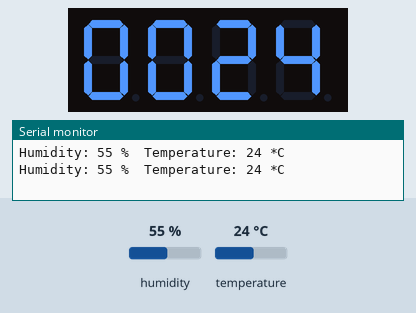
This sketch was run on a simulated Arduino Uno, built with avr-gcc and run on an emulated ATmega328P. Shown: 4-digit seven-segment display, the last lines printed to the serial monitor. Inputs (shaded band) come from the test bench; at power-on: humidity 55 %, temperature 24 °C.

Above: at 6.8 s.
6.9 s: humidity set to 22 %
At 16.1 s:
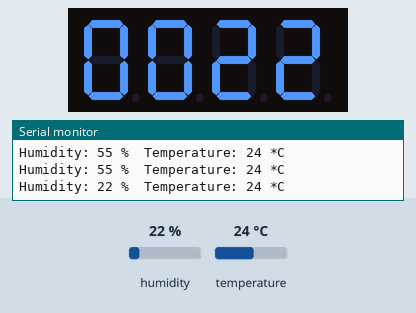
18.9 s: temperature set to 12 °C
At 24.6 s:
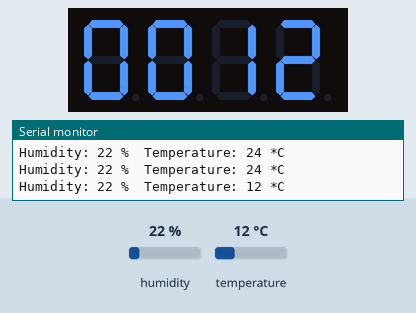
28.8 s: humidity set to 40 %
At 34.7 s:
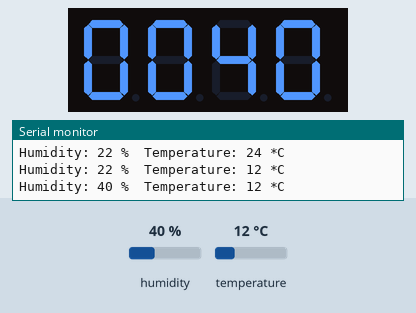
37.9 s: temperature set to 19 °C
At 43.2 s:
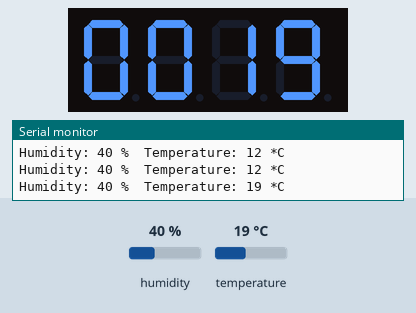
Timing chart, 0 to 44.7 s (numbered marks = the images above; inputs shaded):
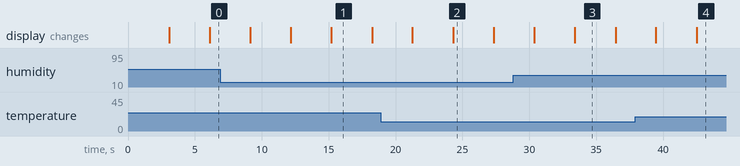

The sketch:

RichShield_DHT11Display.ino
```cpp
#include <TM1637Display.h>
#include "DHT.h"

//this is the pin on the Rich shield
#define DHTPIN 12
#define DHTTYPE DHT11   // DHT 11

DHT dht(DHTPIN, DHTTYPE);

// Module connection pins (Digital Pins)
#define CLK 10
#define DIO 11

TM1637Display tm1637(CLK,DIO);

uint8_t data[] = {0, 0, 0, 0};

void setup()
{
  Serial.begin(9600);
  dht.begin();
}

void loop()
{
  // Check if any reads failed and exit early (to try again).
  int humidity = dht.readHumidity();
  int temp = dht.readTemperature();
  if (isnan(humidity) || isnan(temp))
  {
    Serial.println("Failed to read from DHT sensor!");
    return;
  }

  displayTemp(temp);
  debugDHT11(temp, humidity);
  delay(3000);
  displayHum(humidity);
  delay(3000);
}

void displayTemp(int tempValue)
{
  tm1637.setBrightness(0x0f);
  data[3] = tm1637.encodeDigit(tempValue/1 % 10);
  data[2] = tm1637.encodeDigit(tempValue/10 % 10);
  data[1] = tm1637.encodeDigit(tempValue/100 % 10);
  data[0] = tm1637.encodeDigit(tempValue/1000 % 10);
  tm1637.setSegments(data);
}

void displayHum(int humValue)
{
  tm1637.setBrightness(0x0f);
  data[3] = tm1637.encodeDigit(humValue/1 % 10);
  data[2] = tm1637.encodeDigit(humValue/10 % 10);
  data[1] = tm1637.encodeDigit(humValue/100 % 10);
  data[0] = tm1637.encodeDigit(humValue/1000 % 10);
  tm1637.setSegments(data);
}

void debugDHT11(int temp, int humidity)
{
  Serial.print("Humidity: ");
  Serial.print(humidity);
  Serial.print(" %\t");
  Serial.print("Temperature: ");
  Serial.print(temp);
  Serial.println(" *C ");
}
```

Measured:
- after the input at 6.9 s, the display: first differs from a run without the input after 8.3 s (image 1)
- after the input at 18.9 s, the display: first differs from a run without the input after 5.4 s (image 2)
- after the input at 28.8 s, the display: first differs from a run without the input after 4.6 s (image 3)
- after the input at 37.9 s, the display: first differs from a run without the input after 4.6 s (image 4)
- what the display in image 1 shows lasts 3.0 s, from 15.2 s to 18.2 s
